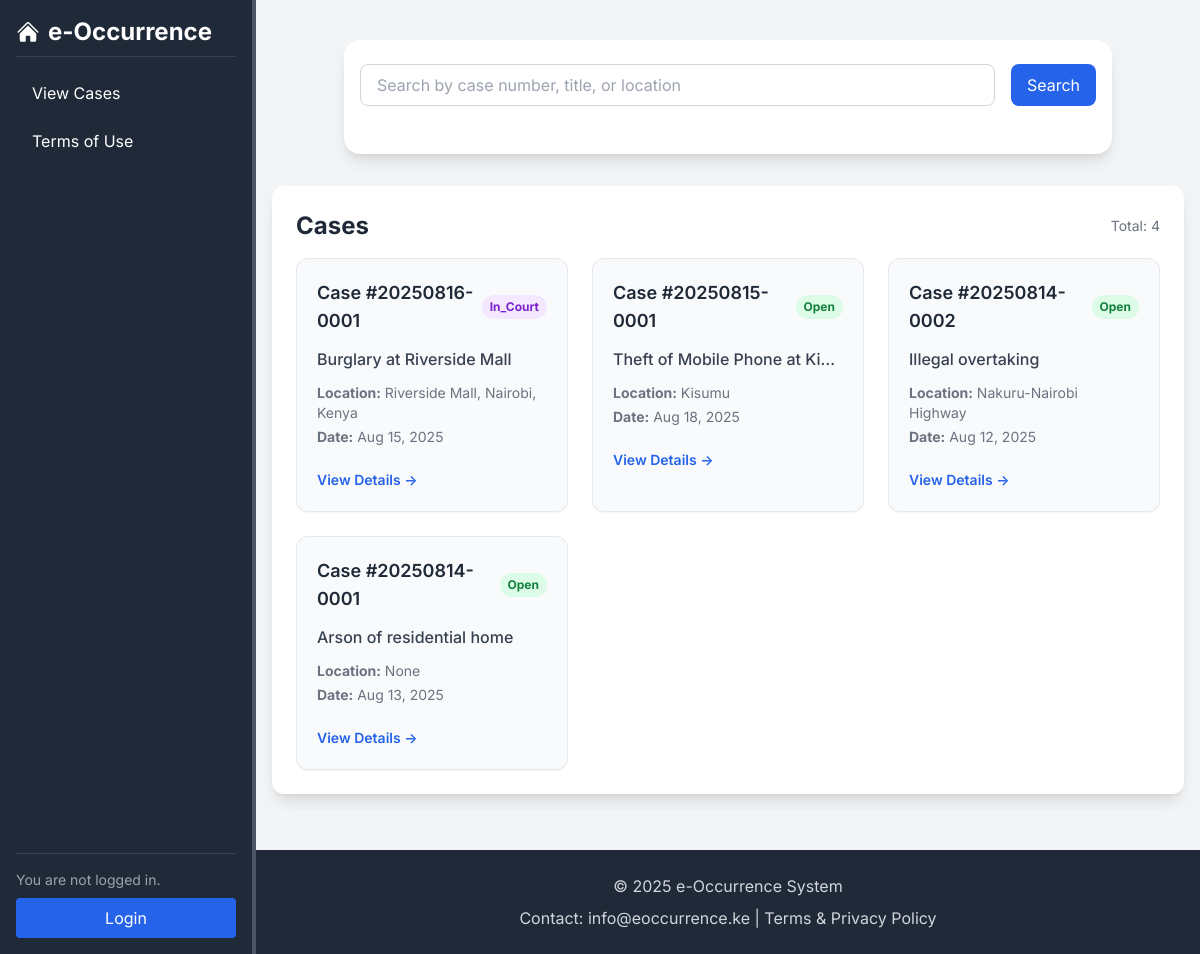
Before: /cases/cases-list/ with the older database file.
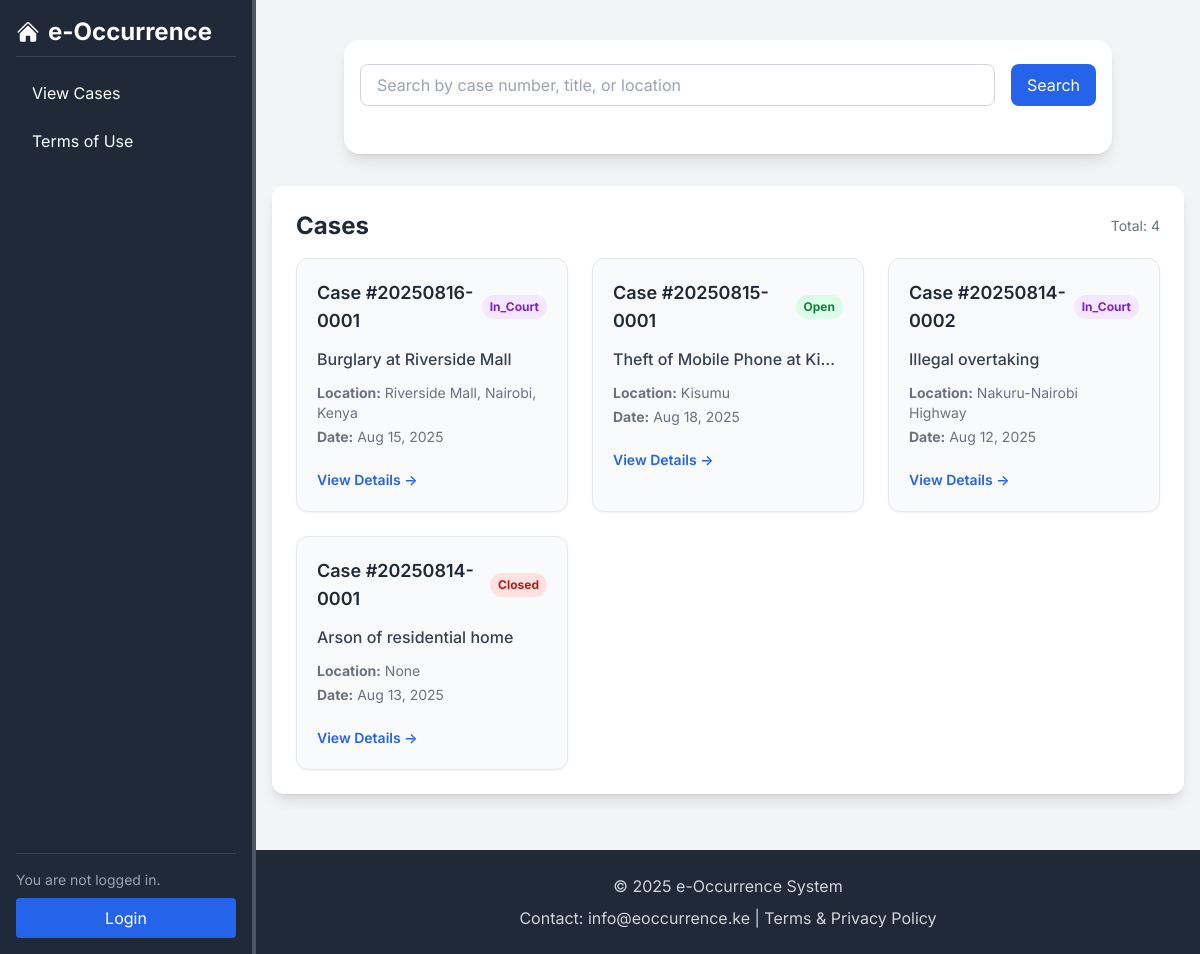
After: the same page with the newer database file.
### cases/models.py (models this page shows, shortened)
class Case(models.Model):
    STATUS_CHOICES = [
        ('open', 'Open'),
        ('under_investigation', 'Under Investigation'),
        ('in_court', 'In Court'),
        ('closed', 'Closed'),
        ('dismissed', 'Dismissed'),
    ]
    BAIL_CHOICES = [
        ('granted', 'Granted'),
        ('denied', 'Denied'),
        ('pending', 'Pending'),
        ('not_applicable', 'Not Applicable'),
    ]
    CASE_TYPE_CHOICES = [
    ('ASSAULT', 'Assault'),
    ('GBV', 'Gender-Based Violence'),
    ('HOMICIDE', 'Homicide / Murder'),
    ('MISSING_PERSON', 'Missing Person'),
    ('SUICIDE', 'Suicide / Attempted Suicide'),
    ('THEFT', 'Theft'),
    ('ROBBERY', 'Robbery'),
    ('BURGLARY', 'Burglary / Break-in'),
    ('ARSON', 'Arson'),
    ('FRAUD', 'Fraud'),
    ('CORRUPTION', 'Corruption / Bribery'),
    ('TRAFFIC', 'Traffic Offense'),
    ('PUBLIC_DISTURBANCE', 'Public Disturbance'),
    ('ILLEGAL_ASSEMBLY', 'Illegal Assembly / Protest'),
    ('DRUG_POSSESSION', 'Drug Possession / Trafficking'),
    ('ILLEGAL_WEAPONS', 'Illegal Possession of Firearms / Weapons'),
    ('DOMESTIC', 'Domestic Dispute'),
    ('CHILD_ABUSE', 'Child Abuse / Neglect'),
    ('LOST_PROPERTY', 'Lost Property'),
    ('RECOVERED_PROPERTY', 'Recovered Property'),
    ('OTHER', 'Other'),
]
    uuid = models.UUIDField(default=uuid.uuid4, unique=True, editable=False)
    case_number = models.CharField(max_length=50, unique=True)
    case_type = models.CharField(
        max_length=30, choices=CASE_TYPE_CHOICES, default='OTHER',
    )
    complainant = models.ForeignKey(
        'Complainant', on_delete=models.SET_NULL, null=True, related_name='cases'
    )
    suspects = models.ManyToManyField(
        'Suspect', blank=True, related_name='cases'
    )
    witnesses = models.ManyToManyField(
        'Witness', blank=True, related_name='cases'
    )
    incident_date = models.DateField(null=True, blank=True)  # Date of the incident
    report_date = models.DateField(auto_now_add=True)  # Date when the case was reported
    location = models.CharField(max_length=255, blank=True, null=True)
    title = models.CharField(max_length=255)
    description = models.TextField(blank=True)
    recorded_by = models.ForeignKey(
        User, on_delete=models.SET_NULL, null=True, related_name='cases_reported'
    )
    bail_decision = models.CharField(
        max_length=20, choices=BAIL_CHOICES, default='pending',
    )
    status = models.CharField(max_length=30, choices=STATUS_CHOICES, default='open')
    court_date = models.DateField(null=True, blank=True)
    created_at = models.DateTimeField(auto_now_add=True)
    updated_at = models.DateTimeField(auto_now=True)
    class Meta:
        ordering = ['-created_at']

### cases/views.py (the view)
# urls.py: path('cases-list/', views.view_cases, name='view_cases'),
def view_cases(request):
    qs = Case.objects.all()
    total_results = qs.count()
    cases = qs[:20]
    if total_results > 20:
        messages.info(request, f"Showing only 20 of {total_results} cases. Please use search to refine results.")
    return render(request, 'cases/view_cases.html', {
        'cases': cases,
        'total_results': total_results,  # pass count to template
    })

### cases/templates/cases/view_cases.html (shortened to what this page needs)
{% extends "core/base.html" %}
{% block content %}
    {% include "cases/partials/case-listing.html" %}
{% endblock %}

### core/templates/core/base.html (shortened to what this page needs)
<!doctype html>
<html>
  <head>
    <script src="https://cdn.tailwindcss.com"></script>
  </head>
  <body class="bg-gray-100">
    <div class="flex">
      <aside id="sidebar" class="w-64 bg-gray-800 text-white h-screen fixed flex flex-col overflow-hidden p-4 z-50 border-r-4 border-gray-600">
        <div class="flex-shrink-0">
          <div class="flex justify-between items-center border-b border-gray-700 pb-2">
            <a href="/" class="text-2xl font-bold text-white flex items-center space-x-2">
              <p class="">e-Occurrence</p></a>
          </div>
          <nav class="space-y-2 mt-4">
            <a href="{% url 'cases:view_cases' %}" class="block px-4 py-2 rounded hover:bg-gray-700">View Cases</a>
            <a href="{% url 'core:terms_of_use' %}" class="block px-4 py-2 rounded hover:bg-gray-700">Terms of Use</a>
          </nav>
        </div>
        <div class="mt-auto border-t border-gray-700 pt-4">
          {% if user.is_authenticated %}
              <p class="text-sm mb-2 text-gray-300">Logged in as: <span class="font-bold text-white">{% firstof user.get_full_name user.username %}</span></p>
              <p class="text-sm mb-4 text-gray-300">Role: <span class="font-bold text-white">{{ user.profile.user_role }}</span></p>
              <div class="text-center">
                <a href="{% url 'accounts:logout' %}" class="block px-4 py-2 bg-red-600 rounded hover:bg-red-700">Logout</a>
              </div>
          {% else %}
              <p class="text-sm mb-2 text-gray-400">You are not logged in.</p>
              <div class="text-center">
                <a href="{% url 'accounts:login' %}" class="block px-4 py-2 text-center bg-blue-600 rounded hover:bg-blue-700">Login</a>
              </div>
          {% endif %}
        </div>
      </aside>
      <div class="flex-1 ml-64 flex flex-col min-h-screen">
        <main class="flex-1 overflow-y-auto p-4 mt-6">
        {% block content %}
        {% endblock %}
        </main>
        <footer class="bg-gray-800 text-gray-300 py-6 mt-10">
          <div class="max-w-7xl mx-auto px-6 text-center space-y-2">
            <p>&copy; 2025 e-Occurrence System</p>
            <p>Contact: info@eoccurrence.ke | Terms & Privacy Policy</p>
          </div>
        </footer>
      </div>
    </div>
  </body>
</html>

### cases/templates/cases/partials/case-listing.html (shortened to what this page needs)
<div class="max-w-3xl mx-auto px-4 py-6 bg-white shadow-lg rounded-2xl mb-8">
    <form method="GET" action="{% url 'cases:search_cases' %}" class="mb-6">
        <div class="flex space-x-4">
            <input type="text" name="query" placeholder="Search by case number, title, or location"
                    class="flex-1 px-4 py-2 border border-gray-300 rounded-lg focus:outline-none focus:ring-2 focus:ring-blue-500">
            <button type="submit" class="px-4 py-2 bg-blue-600 text-white rounded-lg hover:bg-blue-700">Search</button>
        </div>
    </form>
</div>
<div class="w-full mx-auto bg-white p-6 shadow-lg rounded-xl">
    <div class="flex justify-between items-center mb-4">
        <h2 class="text-2xl font-bold text-gray-800">Cases</h2>
        <span class="text-sm text-gray-500">Total: {{ total_results }}</span>
    </div>
    {% if cases %}
        <ul class="grid grid-cols-1 md:grid-cols-2 lg:grid-cols-3 gap-6">
            {% for case in cases %}
                <li class="bg-gray-50 rounded-xl shadow-sm hover:shadow-lg transition duration-200 overflow-hidden border border-gray-200">
                    <a class="block p-5 space-y-3 h-full" href="{% url 'cases:case_details' case.uuid %}">
                        <div class="flex justify-between items-center">
                            <h3 class="text-lg font-semibold text-gray-800">
                                Case #{{ case.case_number }}
                            </h3>
                            <span class="px-2 py-1 text-xs font-bold rounded-full
                                {% if case.status == 'open' %}bg-green-100 text-green-700
                                {% elif case.status == 'closed' %}bg-red-100 text-red-700
                                {% elif case.status == 'under_investigation' %}bg-yellow-100 text-yellow-800
                                {% elif case.status == 'in_court' %}bg-purple-100 text-purple-700
                                {% elif case.status == 'pending' %}bg-blue-100 text-blue-700
                                {% else %}bg-gray-100 text-gray-700{% endif %}">
                                {{ case.status|title }}
                            </span>
                        </div>
                        <p class="text-gray-700 font-medium truncate">
                            {{ case.title }}
                        </p>
                        <div class="text-sm text-gray-500 space-y-1">
                            <p><strong>Location:</strong> {{ case.location }}</p>
                            <p><strong>Date:</strong> {{ case.incident_date|date:"M j, Y" }}</p>
                        </div>
                            <div class="pt-2">
                                <span class="inline-block text-blue-600 text-sm font-semibold hover:underline">
                                    View Details →
                                </span>
                            </div>
                    </a>
                </li>
            {% endfor %}
        </ul>
    {% else %}
        <div class="text-center text-gray-500 py-10">
            No cases found.
        </div>
    {% endif %}
</div>

### core/templates/core/base.html (style rules this page uses)
body { font-family: 'Inter', system-ui, -apple-system, BlinkMacSystemFont, 'Segoe UI', Roboto, 'Helvetica Neue', Arial, 'Noto Sans', sans-serif, 'Apple Color Emoji', 'Segoe UI Emoji', 'Segoe UI Symbol', 'Noto Color Emoji'; }

Changed rows visible on the page:
changed Case "Illegal overtaking": status "Open" → "In_Court"
changed Case "Arson of residential home": status "Open" → "Closed"
